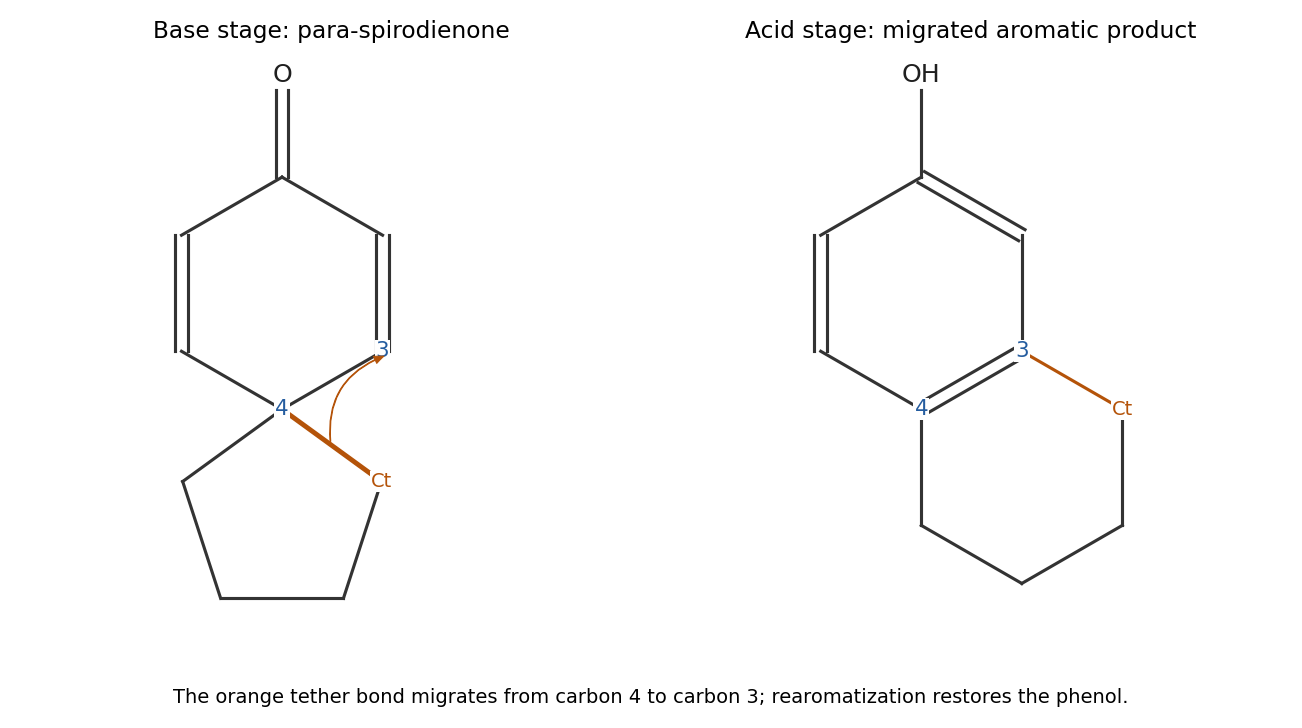

Reproduce this figure in Python.
"""Original atom-labelled skeletal explanation of spiro-to-fused rearrangement."""
from pathlib import Path
import sys
sys.path.insert(0,str(Path(__file__).resolve().parents[2]))
import matplotlib
matplotlib.use('Agg')
import matplotlib.pyplot as plt
import numpy as np
from tools.chemistry_diagram import bond,atom,ring,curly,finish,save
fig,axes=plt.subplots(1,2,figsize=(9.3,5.2),facecolor='white')
p=[(0,1.8),(.866,1.3),(.866,.3),(0,-.2),(-.866,.3),(-.866,1.3)]
for ax in axes:finish(ax,(-1.65,2.50),(-2.2,2.9))
ax=axes[0];ring(ax,p,{1:2,4:2});bond(ax,p[0],(0,2.55),2);atom(ax,(0,2.68),'O')
phi=np.pi/2+np.arange(5)*2*np.pi/5;pent=np.column_stack([.9*np.cos(phi),-1.1+.9*np.sin(phi)])
ring(ax,pent);bond(ax,pent[4],p[3],color='#b45309',lw=2.5)
atom(ax,p[3],'4',size=11,color='#245c9f');atom(ax,p[2],'3',size=11,color='#245c9f');atom(ax,pent[4],'Ct',size=10,color='#b45309')
curly(ax,(.42,-.51),(.91,.27),rad=-.4)
ax.set_title('Base stage: para-spirodienone',fontsize=12)
ax=axes[1];ring(ax,p,{0:2,2:2,4:2});bond(ax,p[0],(0,2.55));atom(ax,(0,2.68),'OH')
chain=[p[3],(0,-1.2),(.866,-1.7),(1.732,-1.2),(1.732,-.2),p[2]]
for i in range(5):bond(ax,chain[i],chain[i+1],color='#b45309' if i==4 else '0.20')
atom(ax,p[3],'4',size=11,color='#245c9f');atom(ax,p[2],'3',size=11,color='#245c9f');atom(ax,chain[4],'Ct',size=10,color='#b45309')
ax.set_title('Acid stage: migrated aromatic product',fontsize=12)
fig.text(.5,.035,'The orange tether bond migrates from carbon 4 to carbon 3; rearomatization restores the phenol.',ha='center',fontsize=10)
fig.tight_layout(rect=(0,.09,1,1));save(fig,'paper-3-spiro-dienone.png')
